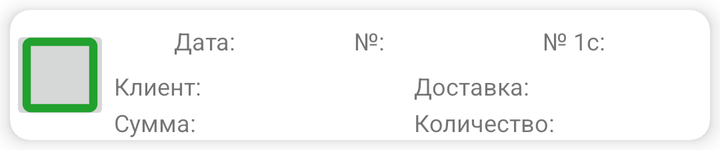
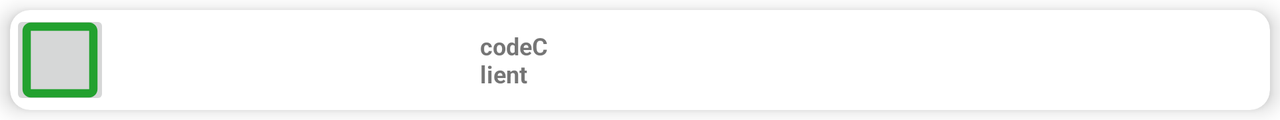

An Android layout and its configuration variant, each rendered on a device that would load it. The default file and the variant file are quoted in full after the pictures.
<!-- AndroidManifest.xml: application theme Theme.GrandInstrument -->
<!-- res/layout/order_item.xml -->
<?xml version="1.0" encoding="utf-8"?>
<androidx.cardview.widget.CardView
    xmlns:android="http://schemas.android.com/apk/res/android"
    xmlns:tools="http://schemas.android.com/tools"
    android:layout_width="match_parent"
    android:layout_height="wrap_content"
    xmlns:app="http://schemas.android.com/apk/res-auto"
    app:cardCornerRadius="10dp"
    app:cardElevation="6dp"
    android:layout_margin="5dp">

    <ScrollView
        android:layout_width="match_parent"
        android:layout_height="wrap_content">
        <LinearLayout
            android:orientation="horizontal"
            android:layout_width="match_parent"
            android:layout_height="wrap_content">
            <ImageButton
                android:id="@+id/ibCheck"
                android:src="@drawable/uncheck_box_50"
                android:layout_width="50dp"
                android:layout_height="50dp"
                android:layout_gravity="center_vertical"/>
            <LinearLayout
                android:id="@+id/ll_orders"
                android:layout_width="match_parent"
                android:layout_height="wrap_content"
                android:clickable="true"
                android:orientation="vertical">



                <LinearLayout
                    android:layout_width="match_parent"
                    android:layout_height="wrap_content"
                    android:orientation="horizontal">
                    <ImageView
                        android:id="@+id/status_iv"
                        android:layout_width="30dp"
                        android:layout_height="30dp"
                        android:layout_gravity="center"
                        android:clickable="true"
                        android:longClickable="true"
                        android:padding="4dp" />

                    <LinearLayout
                        android:layout_width="match_parent"
                        android:layout_height="wrap_content"
                        android:orientation="horizontal"
                        android:layout_gravity="center"
                        android:layout_weight="1">
                        <TextView
                            android:layout_marginLeft="2dp"
                            android:text="Дата:"
                            android:textSize="12sp"
                            android:layout_width="35dp"
                            android:layout_height="wrap_content"/>
                        <TextView
                            android:id="@+id/tv_date"
                            android:layout_marginLeft="2dp"
                            android:layout_width="match_parent"
                            android:textStyle="bold"
                            android:layout_height="wrap_content"/>
                    </LinearLayout>


                    <LinearLayout
                        android:layout_width="match_parent"
                        android:layout_height="wrap_content"
                        android:orientation="horizontal"
                        android:layout_gravity="center"
                        android:layout_weight="1">

                        <TextView
                            android:layout_width="20dp"
                            android:layout_height="wrap_content"
                            android:layout_marginLeft="2dp"
                            android:text="№:"
                            android:textSize="12sp" />
                        <TextView
                            android:id="@+id/tv_number"
                            android:layout_marginLeft="2dp"
                            android:layout_width="match_parent"
                            android:textStyle="bold"
                            android:layout_height="wrap_content"/>
                    </LinearLayout>

                    <LinearLayout
                        android:layout_width="match_parent"
                        android:layout_height="wrap_content"
                        android:orientation="horizontal"
                        android:layout_gravity="center"
                        android:layout_weight="1">

                        <TextView
                            android:layout_width="40dp"
                            android:layout_height="wrap_content"
                            android:layout_marginLeft="2dp"
                            android:text="№ 1c:"
                            android:textAlignment="center"
                            android:textSize="12sp" />
                        <TextView
                            android:id="@+id/tv_Number1c"
                            android:layout_marginLeft="2dp"
                            android:layout_width="match_parent"
                            android:layout_height="wrap_content"/>
                    </LinearLayout>


                </LinearLayout>

                <LinearLayout
                    android:layout_width="match_parent"
                    android:layout_height="wrap_content"
                    android:orientation="horizontal">

                    <LinearLayout
                        android:orientation="horizontal"
                        android:layout_width="match_parent"
                        android:layout_height="wrap_content"
                        android:layout_weight="1">

                        <TextView
                            android:id="@+id/tv_Client"
                            android:layout_marginLeft="2dp"
                            android:text="Клиент:"
                            android:textSize="12sp"
                            android:layout_gravity="center"
                            android:layout_width="wrap_content"
                            android:layout_height="wrap_content"/>
                        <TextView
                            android:id="@+id/tv_codeClient"
                            android:layout_marginLeft="2dp"
                            android:layout_weight="2"
                            android:textSize="12sp"
                            android:textStyle="bold"
                            android:layout_gravity="center"
                            android:layout_width="match_parent"
                            android:layout_height="wrap_content"/>
                        <TextView
                            android:id="@+id/tv_NameClient"
                            android:layout_marginLeft="2dp"
                            android:textSize="12sp"
                            android:textStyle="bold"
                            android:layout_weight="1"
                            android:layout_gravity="center"
                            android:layout_width="match_parent"
                            android:layout_height="wrap_content"/>

                    </LinearLayout>

                    <LinearLayout
                        android:orientation="horizontal"
                        android:layout_width="match_parent"
                        android:layout_height="wrap_content"
                        android:layout_weight="1">

                        <TextView
                            android:layout_marginLeft="2dp"
                            android:text="Доставка:"
                            android:textSize="12sp"
                            android:layout_gravity="center"
                            android:layout_width="wrap_content"
                            android:layout_height="wrap_content"/>
                        <TextView
                            android:id="@+id/tv_type_of_shipment"
                            android:layout_marginLeft="2dp"
                            android:layout_gravity="center"
                            android:textSize="12sp"
                            android:textStyle="bold"
                            android:layout_width="match_parent"
                            android:layout_height="wrap_content"/>
                    </LinearLayout>




                </LinearLayout>

                <LinearLayout
                    android:layout_width="match_parent"
                    android:layout_height="wrap_content"
                    android:orientation="horizontal">

                    <LinearLayout
                        android:layout_width="match_parent"
                        android:layout_height="wrap_content"
                        android:orientation="horizontal"
                        android:layout_gravity="center"
                        android:layout_weight="1">

                        <TextView
                            android:layout_width="42dp"
                            android:layout_height="wrap_content"
                            android:layout_marginLeft="2dp"
                            android:text="Сумма:"
                            android:textSize="12sp" />
                        <TextView
                            android:id="@+id/tv_total"
                            android:layout_marginLeft="2dp"
                            android:layout_width="match_parent"
                            android:textStyle="bold"
                            android:layout_height="wrap_content"/>
                    </LinearLayout>


                    <LinearLayout
                        android:layout_width="match_parent"
                        android:layout_height="wrap_content"
                        android:orientation="horizontal"
                        android:layout_gravity="center"
                        android:layout_weight="1">

                        <TextView
                            android:layout_width="71dp"
                            android:layout_height="wrap_content"
                            android:layout_marginLeft="2dp"
                            android:text="Количество:"
                            android:textSize="12sp" />
                        <TextView
                            android:id="@+id/tv_totalQty"
                            android:layout_marginLeft="2dp"
                            android:layout_width="match_parent"
                            android:textStyle="bold"
                            android:layout_height="wrap_content"/>
                    </LinearLayout>


                </LinearLayout>


            </LinearLayout>
        </LinearLayout>



    </ScrollView>


</androidx.cardview.widget.CardView>
<!-- resources referenced by this layout -->
<resources>
  <!-- drawable uncheck_box_50 (drawable) -->
  <vector android:height="50dp" android:tint="#22A12E"
      android:viewportHeight="24" android:viewportWidth="24"
      android:width="50dp" xmlns:android="http://schemas.android.com/apk/res/android">
      <path android:fillColor="@android:color/white" android:pathData="M19,5v14H5V5h14m0,-2H5c-1.1,0 -2,0.9 -2,2v14c0,1.1 0.9,2 2,2h14c1.1,0 2,-0.9 2,-2V5c0,-1.1 -0.9,-2 -2,-2z"/>
  </vector>
  <style name="Theme.GrandInstrument" parent="Theme.MaterialComponents.DayNight.DarkActionBar">
          
          <item name="colorPrimary">@color/grand_color</item>
          <item name="colorPrimaryVariant">@color/purple_700</item>
          <item name="colorOnPrimary">@color/white</item>
          
          <item name="colorSecondary">@color/teal_200</item>
          <item name="colorSecondaryVariant">@color/teal_700</item>
          <item name="colorOnSecondary">@color/black</item>
          
          <item name="android:statusBarColor" tools:targetApi="l">?attr/colorPrimaryVariant</item>
          
      </style>
  <color name="grand_color">#2503321A</color>
  <color name="purple_700">#FF3700B3</color>
  <color name="white">#FFFFFFFF</color>
  <color name="teal_200">#FF03DAC5</color>
  <color name="teal_700">#FF018786</color>
  <color name="black">#FF000000</color>
</resources>
<!-- res/layout-land/order_item.xml (the repository's variant of the layout above) -->
<!-- drawn on the phone turned sideways -->
<?xml version="1.0" encoding="utf-8"?>
<androidx.cardview.widget.CardView
    xmlns:android="http://schemas.android.com/apk/res/android"
    xmlns:tools="http://schemas.android.com/tools"
    android:layout_width="match_parent"
    android:layout_height="wrap_content"
    xmlns:app="http://schemas.android.com/apk/res-auto"
    app:cardCornerRadius="10dp"
    app:cardElevation="6dp"
    android:layout_margin="5dp">

    <ScrollView
        android:layout_width="match_parent"
        android:layout_height="wrap_content">
        <LinearLayout
            android:id="@+id/ll_orders"
            android:layout_width="match_parent"
            android:layout_height="wrap_content"
            android:clickable="true"
            android:orientation="vertical">

            <LinearLayout
                android:layout_width="match_parent"
                android:layout_height="wrap_content"
                android:orientation="horizontal">
                <ImageButton
                    android:id="@+id/ibCheck"
                    android:src="@drawable/uncheck_box_50"
                    android:layout_width="50dp"
                    android:layout_height="50dp"
                    android:layout_gravity="center_vertical"/>
                <ImageView
                    android:id="@+id/status_iv"
                    android:layout_width="30dp"
                    android:layout_height="30dp"
                    android:layout_gravity="center"
                    android:clickable="true"
                    android:longClickable="true"
                    android:padding="4dp"
                    android:contentDescription="Статус" />

                <LinearLayout
                    android:layout_width="match_parent"
                    android:layout_height="wrap_content"
                    android:orientation="horizontal"
                    android:layout_gravity="center"
                    android:layout_weight="3">
                    <TextView
                        android:id="@+id/tv_date"
                        android:layout_marginLeft="2dp"
                        android:layout_width="match_parent"
                        android:gravity="center"
                        android:textSize="15sp"
                        android:layout_height="wrap_content"/>
                </LinearLayout>


                <LinearLayout
                    android:layout_width="match_parent"
                    android:layout_height="wrap_content"
                    android:orientation="horizontal"
                    android:layout_gravity="center"
                    android:layout_weight="3">
                    <TextView
                        android:id="@+id/tv_number"
                        android:layout_marginLeft="2dp"
                        android:layout_width="match_parent"
                        android:textStyle="bold"
                        android:gravity="center"
                        android:layout_height="wrap_content"/>
                </LinearLayout>

                <LinearLayout
                    android:layout_width="match_parent"
                    android:layout_height="wrap_content"
                    android:orientation="horizontal"
                    android:layout_gravity="center"
                    android:layout_weight="3">
                    <TextView
                        android:id="@+id/tv_Number1c"
                        android:layout_marginLeft="2dp"
                        android:layout_width="match_parent"
                        android:gravity="center"
                        android:layout_height="wrap_content"/>
                </LinearLayout>

                <LinearLayout
                    android:layout_width="match_parent"
                    android:layout_height="wrap_content"
                    android:layout_weight="2.5"
                    android:layout_gravity="center"
                    android:orientation="horizontal">
                    <TextView
                        android:id="@+id/tv_codeClient"
                        android:text="codeClient"
                        android:layout_marginLeft="2dp"
                        android:textSize="12sp"
                        android:textStyle="bold"
                        android:layout_weight="3"
                        android:layout_gravity="center"
                        android:layout_width="match_parent"
                        android:layout_height="wrap_content"/>
                    <TextView
                        android:id="@+id/tv_NameClient"
                        android:layout_marginLeft="2dp"
                        android:layout_gravity="center"
                        android:gravity="center"
                        android:layout_weight="1"
                        android:layout_width="match_parent"
                        android:layout_height="wrap_content"/>

                </LinearLayout>

                <LinearLayout
                    android:layout_width="match_parent"
                    android:layout_height="wrap_content"
                    android:layout_weight="2.5"
                    android:layout_gravity="center"
                    android:orientation="horizontal">
                    <TextView
                        android:id="@+id/tv_type_of_shipment"
                        android:layout_marginLeft="2dp"
                        android:layout_gravity="center"
                        android:gravity="center"
                        android:layout_width="match_parent"
                        android:layout_height="wrap_content"/>
                </LinearLayout>

                <LinearLayout
                    android:layout_width="match_parent"
                    android:layout_height="wrap_content"
                    android:orientation="horizontal"
                    android:layout_gravity="center"
                    android:layout_weight="3">
                    <TextView
                        android:id="@+id/tv_total"
                        android:layout_marginLeft="2dp"
                        android:layout_width="match_parent"
                        android:gravity="center"
                        android:textStyle="bold"
                        android:layout_height="wrap_content"/>
                </LinearLayout>


                <LinearLayout
                    android:layout_width="match_parent"
                    android:layout_height="wrap_content"
                    android:orientation="horizontal"
                    android:layout_gravity="center"
                    android:layout_weight="3">
                    <TextView
                        android:id="@+id/tv_totalQty"
                        android:layout_marginLeft="2dp"
                        android:layout_width="match_parent"
                        android:textStyle="bold"
                        android:gravity="center"
                        android:layout_height="wrap_content"/>
                </LinearLayout>

            </LinearLayout>

        </LinearLayout>

    </ScrollView>


</androidx.cardview.widget.CardView>
